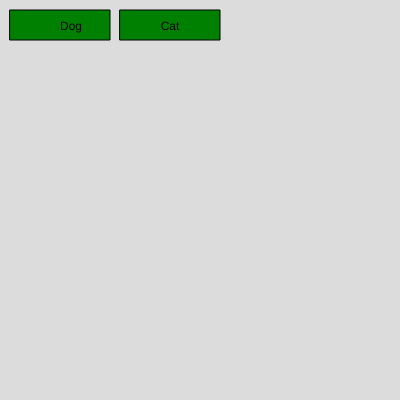
Frame 1 (no input)
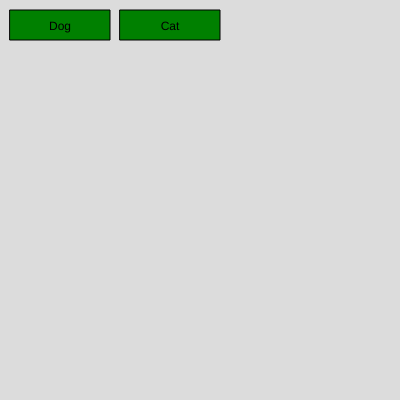
Frame 60 (no input)
Frame 120 (the mouse pressed at the canvas centre since frame 60): identical to frame 60, image omitted

The p5.js sketch that drew these frames (run headless with seeded random() and noise() and a simulated clock; from frame 60 on, the mouse is pressed at the canvas centre):

// p5.js sketch
// ── sketch.js
var dogButton = new Button('Dog', 10, 10);
var catButton = new Button('Cat', 120, 10);


function setup() {
    createCanvas(400, 400);
}

function draw() {
    background(220);
    dogButton.draw();
    catButton.draw();
}

function mousePressed() {
    if (dogButton.containsMouse()) {
        alert("woof");
    }

    if (catButton.containsMouse()) {
        alert("meow");
    }
}
// ── Button.js
class Button {
    constructor(label, x, y) {
        this.label = label;
        this.x = x;
        this.y = y;
    }

    draw() {
        if (this.containsMouse()) {
            fill('orange');
        } else {
            fill('green');
        }
        rect(this.x, this.y, 100, 30);

        fill(0);
        text(this.label, this.x + 50, this.y + 20);
        textAlign(CENTER);
    }

    containsPoints(x, y) {
        var left = this.x;
        var right = this.x + 100;
        var top = this.y;
        var bottom = this.y + 30;

        var isInHorizontalRange = left < x && x < right;
        var isInVerticalRange = top < y && y < bottom;

        return isInHorizontalRange && isInVerticalRange;
    }

    containsMouse() {
        return this.containsPoints(mouseX, mouseY);
    }
}
